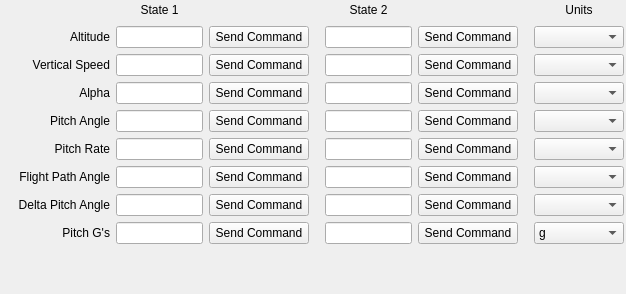
     <widget class="QWidget" name="altitudePage">
      <property name="geometry">
       <rect>
        <x>0</x>
        <y>0</y>
        <width>626</width>
        <height>294</height>
       </rect>
      </property>
      <attribute name="label">
       <string>Altitude/Pitch</string>
      </attribute>
      <widget class="QWidget" name="gridLayoutWidget">
       <property name="geometry">
        <rect>
         <x>10</x>
         <y>0</y>
         <width>614</width>
         <height>291</height>
        </rect>
       </property>
       <layout class="QGridLayout" name="gridLayout">
        <item row="4" column="0">
         <widget class="QLabel" name="altitudeLabel">
          <property name="minimumSize">
           <size>
            <width>100</width>
            <height>0</height>
           </size>
          </property>
          <property name="text">
           <string>Altitude</string>
          </property>
          <property name="alignment">
           <set>Qt::AlignRight|Qt::AlignTrailing|Qt::AlignVCenter</set>
          </property>
         </widget>
        </item>
        <item row="6" column="0">
         <widget class="QLabel" name="verticalSpeedLabel">
          <property name="text">
           <string>Vertical Speed</string>
          </property>
          <property name="alignment">
           <set>Qt::AlignRight|Qt::AlignTrailing|Qt::AlignVCenter</set>
          </property>
         </widget>
        </item>
        <item row="2" column="1">
         <widget class="QLabel" name="state1Label">
          <property name="text">
           <string>State 1</string>
          </property>
          <property name="alignment">
           <set>Qt::AlignCenter</set>
          </property>
         </widget>
        </item>
        <item row="4" column="1">
         <widget class="QLineEdit" name="altitude1LineEdit">
          <property name="minimumSize">
           <size>
            <width>80</width>
            <height>0</height>
           </size>
          </property>
         </widget>
        </item>
        <item row="6" column="7">
         <widget class="wkf::SpeedComboBox" name="verticalSpeedUnitsComboBox"/>
        </item>
        <item row="2" column="7">
         <widget class="QLabel" name="unitsLabel">
          <property name="text">
           <string>Units</string>
          </property>
          <property name="alignment">
           <set>Qt::AlignCenter</set>
          </property>
         </widget>
        </item>
        <item row="6" column="1">
         <widget class="QLineEdit" name="verticalSpeed1LineEdit"/>
        </item>
        <item row="2" column="4">
         <widget class="QLabel" name="state2Label">
          <property name="text">
           <string>State 2</string>
          </property>
          <property name="alignment">
           <set>Qt::AlignCenter</set>
          </property>
         </widget>
        </item>
        <item row="7" column="1">
         <widget class="QLineEdit" name="alpha1LineEdit"/>
        </item>
        <item row="7" column="7">
         <widget class="wkf::AngleComboBox" name="alphaUnitsComboBox"/>
        </item>
        <item row="7" column="4">
         <widget class="QLineEdit" name="alpha2LineEdit"/>
        </item>
        <item row="6" column="4">
         <widget class="QLineEdit" name="verticalSpeed2LineEdit"/>
        </item>
        <item row="8" column="2">
         <widget class="QPushButton" name="pitchAngle1PushButton">
          <property name="text">
           <string>Send Command</string>
          </property>
         </widget>
        </item>
        <item row="7" column="0">
         <widget class="QLabel" name="alphaLabel">
          <property name="text">
           <string>Alpha</string>
          </property>
          <property name="alignment">
           <set>Qt::AlignRight|Qt::AlignTrailing|Qt::AlignVCenter</set>
          </property>
         </widget>
        </item>
        <item row="4" column="7">
         <widget class="wkf::AltitudeComboBox" name="altitudeUnitsComboBox">
          <property name="minimumSize">
           <size>
            <width>90</width>
            <height>0</height>
           </size>
          </property>
         </widget>
        </item>
        <item row="4" column="4">
         <widget class="QLineEdit" name="altitude2LineEdit">
          <property name="minimumSize">
           <size>
            <width>80</width>
            <height>0</height>
           </size>
          </property>
         </widget>
        </item>
        <item row="8" column="0">
         <widget class="QLabel" name="pitchAngleLabel">
          <property name="text">
           <string>Pitch Angle</string>
          </property>
          <property name="alignment">
           <set>Qt::AlignRight|Qt::AlignTrailing|Qt::AlignVCenter</set>
          </property>
         </widget>
        </item>
        <item row="9" column="0">
         <widget class="QLabel" name="pitchRateLabel">
          <property name="text">
           <string>Pitch Rate</string>
          </property>
          <property name="alignment">
           <set>Qt::AlignRight|Qt::AlignTrailing|Qt::AlignVCenter</set>
          </property>
         </widget>
        </item>
        <item row="10" column="0">
         <widget class="QLabel" name="flightPathAngleLabel">
          <property name="text">
           <string>Flight Path Angle</string>
          </property>
          <property name="alignment">
           <set>Qt::AlignRight|Qt::AlignTrailing|Qt::AlignVCenter</set>
          </property>
         </widget>
        </item>
        <item row="11" column="0">
         <widget class="QLabel" name="deltaPitchAngleLabel">
          <property name="text">
           <string>Delta Pitch Angle</string>
          </property>
          <property name="alignment">
           <set>Qt::AlignRight|Qt::AlignTrailing|Qt::AlignVCenter</set>
          </property>
         </widget>
        </item>
        <item row="8" column="5">
         <widget class="QPushButton" name="pitchAngle2PushButton">
          <property name="text">
           <string>Send Command</string>
          </property>
         </widget>
        </item>
        <item row="7" column="5">
         <widget class="QPushButton" name="alpha2PushButton">
          <property name="text">
           <string>Send Command</string>
          </property>
         </widget>
        </item>
        <item row="6" column="5">
         <widget class="QPushButton" name="verticalSpeed2PushButton">
          <property name="text">
           <string>Send Command</string>
          </property>
         </widget>
        </item>
        <item row="2" column="3">
         <spacer name="horizontalSpacer_7">
          <property name="orientation">
           <enum>Qt::Horizontal</enum>
          </property>
          <property name="sizeType">
           <enum>QSizePolicy::Fixed</enum>
          </property>
          <property name="sizeHint" stdset="0">
           <size>
            <width>10</width>
            <height>20</height>
           </size>
          </property>
         </spacer>
        </item>
        <item row="13" column="1">
         <spacer name="verticalSpacer">
          <property name="orientation">
           <enum>Qt::Vertical</enum>
          </property>
          <property name="sizeHint" stdset="0">
           <size>
            <width>20</width>
            <height>40</height>
           </size>
          </property>
         </spacer>
        </item>
        <item row="4" column="5">
         <widget class="QPushButton" name="altitude2PushButton">
          <property name="minimumSize">
           <size>
            <width>100</width>
            <height>0</height>
           </size>
          </property>
          <property name="text">
           <string>Send Command</string>
          </property>
         </widget>
        </item>
        <item row="8" column="4">
         <widget class="QLineEdit" name="pitchAngle2LineEdit"/>
        </item>
        <item row="8" column="1">
         <widget class="QLineEdit" name="pitchAngle1LineEdit"/>
        </item>
        <item row="4" column="2">
         <widget class="QPushButton" name="altitude1PushButton">
          <property name="minimumSize">
           <size>
            <width>100</width>
            <height>0</height>
           </size>
          </property>
          <property name="text">
           <string>Send Command</string>
          </property>
         </widget>
        </item>
        <item row="6" column="2">
         <widget class="QPushButton" name="verticalSpeed1PushButton">
          <property name="text">
           <string>Send Command</string>
          </property>
         </widget>
        </item>
        <item row="8" column="7">
         <widget class="wkf::AngleComboBox" name="pitchAngleUnitsComboBox"/>
        </item>
        <item row="13" column="0">
         <spacer name="horizontalSpacer_2">
          <property name="orientation">
           <enum>Qt::Horizontal</enum>
          </property>
          <property name="sizeType">
           <enum>QSizePolicy::Fixed</enum>
          </property>
          <property name="sizeHint" stdset="0">
           <size>
            <width>100</width>
            <height>20</height>
           </size>
          </property>
         </spacer>
        </item>
        <item row="7" column="2">
         <widget class="QPushButton" name="alpha1PushButton">
          <property name="text">
           <string>Send Command</string>
          </property>
         </widget>
        </item>
        <item row="2" column="6">
         <spacer name="horizontalSpacer_8">
          <property name="orientation">
           <enum>Qt::Horizontal</enum>
          </property>
          <property name="sizeType">
           <enum>QSizePolicy::Fixed</enum>
          </property>
          <property name="sizeHint" stdset="0">
           <size>
            <width>10</width>
            <height>20</height>
           </size>
          </property>
         </spacer>
        </item>
        <item row="12" column="0">
         <widget class="QLabel" name="pitchGLabel">
          <property name="text">
           <string>Pitch G's</string>
          </property>
          <property name="alignment">
           <set>Qt::AlignRight|Qt::AlignTrailing|Qt::AlignVCenter</set>
          </property>
         </widget>
        </item>
        <item row="9" column="2">
         <widget class="QPushButton" name="pitchRate1PushButton">
          <property name="text">
           <string>Send Command</string>
          </property>
         </widget>
        </item>
        <item row="10" column="2">
         <widget class="QPushButton" name="flightPathAngle1PushButton">
          <property name="text">
           <string>Send Command</string>
          </property>
         </widget>
        </item>
        <item row="11" column="2">
         <widget class="QPushButton" name="deltaPitchAngle1PushButton">
          <property name="text">
           <string>Send Command</string>
          </property>
         </widget>
        </item>
        <item row="12" column="2">
         <widget class="QPushButton" name="pitchG1PushButton">
          <property name="text">
           <string>Send Command</string>
          </property>
         </widget>
        </item>
        <item row="10" column="5">
         <widget class="QPushButton" name="flightPathAngle2PushButton">
          <property name="text">
           <string>Send Command</string>
          </property>
         </widget>
        </item>
        <item row="11" column="5">
         <widget class="QPushButton" name="deltaPitchAngle2PushButton">
          <property name="text">
           <string>Send Command</string>
          </property>
         </widget>
        </item>
        <item row="12" column="5">
         <widget class="QPushButton" name="pitchG2PushButton">
          <property name="text">
           <string>Send Command</string>
          </property>
         </widget>
        </item>
        <item row="9" column="7">
         <widget class="wkf::AngularRateComboBox" name="pitchRateUnitsComboBox"/>
        </item>
        <item row="10" column="7">
         <widget class="wkf::AngleComboBox" name="flightPathAngleUnitsComboBox"/>
        </item>
        <item row="11" column="7">
         <widget class="wkf::AngleComboBox" name="deltaPitchAngleUnitsComboBox"/>
        </item>
        <item row="12" column="7">
         <widget class="QComboBox" name="pitchGUnitsComboBox">
          <item>
           <property name="text">
            <string>g</string>
           </property>
          </item>
         </widget>
        </item>
        <item row="9" column="1">
         <widget class="QLineEdit" name="pitchRate1LineEdit"/>
        </item>
        <item row="10" column="1">
         <widget class="QLineEdit" name="flightPathAngle1LineEdit"/>
        </item>
        <item row="9" column="4">
         <widget class="QLineEdit" name="pitchRate2LineEdit"/>
        </item>
        <item row="11" column="1">
         <widget class="QLineEdit" name="deltaPitchAngle1LineEdit"/>
        </item>
        <item row="12" column="1">
         <widget class="QLineEdit" name="pitchG1LineEdit"/>
        </item>
        <item row="10" column="4">
         <widget class="QLineEdit" name="flightPathAngle2LineEdit"/>
        </item>
        <item row="11" column="4">
         <widget class="QLineEdit" name="deltaPitchAngle2LineEdit"/>
        </item>
        <item row="12" column="4">
         <widget class="QLineEdit" name="pitchG2LineEdit"/>
        </item>
        <item row="9" column="5">
         <widget class="QPushButton" name="pitchRate2PushButton">
          <property name="text">
           <string>Send Command</string>
          </property>
         </widget>
        </item>
       </layout>
      </widget>
     </widget>
